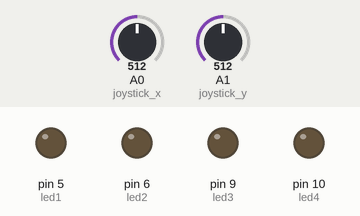
This sketch was run on a simulated Arduino Uno, built with avr-gcc and run on an emulated ATmega328P. Parts: output pins drawn as LEDs (lit = HIGH). The inputs (shaded band) are chosen by the test bench; at power-on: A0 (joystick_x) = 512, A1 (joystick_y) = 512.

Above: at 1.2 s.
1.3 s: A0 (joystick_x) set to 538
2.8 s: A0 (joystick_x) set to 558
At 3.1 s:
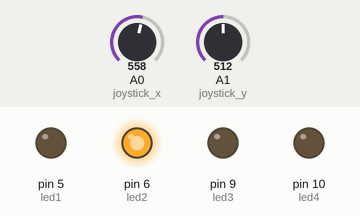
4.3 s: A0 (joystick_x) set to 306
At 5.5 s:
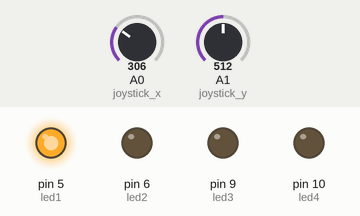
5.8 s: A0 (joystick_x) set to 465
7.3 s: A0 (joystick_x) set to 495
At 8.5 s:
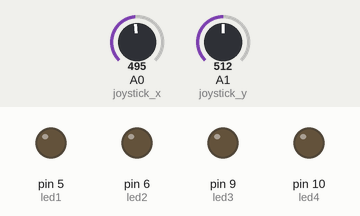
8.8 s: A1 (joystick_y) set to 560
At 10.0 s:
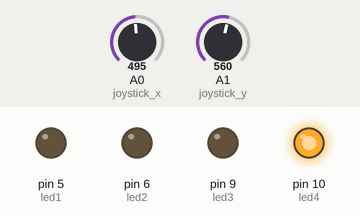
Timing chart, 0 to 11.3 s (numbered marks = the images above; inputs shaded):
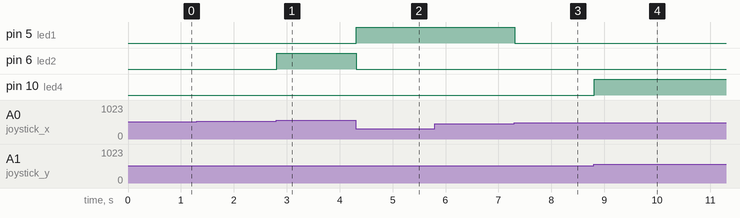

Measured:
- the behaviour switches between 545 and 546 on A0 (joystick_x) (found by bisection; images 0 and 1)
- the behaviour switches between 483 and 484 on A0 (joystick_x) (found by bisection; images 2 and 3)
- the behaviour switches between 545 and 546 on A1 (joystick_y) (found by bisection; images 3 and 4)
- after the input at 1.3 s, every drawn part: stays the same
- after the input at 2.8 s, pin 6 (led2): LOW → HIGH at once
- after the input at 4.3 s, pin 5 (led1): LOW → HIGH at once; pin 6 (led2): HIGH → LOW at once
- after the input at 5.8 s, every drawn part: stays the same
- after the input at 7.3 s, pin 5 (led1): HIGH → LOW at once
- after the input at 8.8 s, pin 10 (led4): LOW → HIGH at once

The sketch:

Joystick.ino
```cpp
int led1 = 5;
int led2 = 6;
int led3 = 9;
int led4 = 10;

// define joystick pins
int joystick_x = A0;
int joystick_y = A1;

//read values from the analog pin
int joystick_xvalue = 0;
int joystick_yvalue = 0;

void setup() {
  // put your setup code here, to run once:
  pinMode(led1, OUTPUT);
  pinMode(led2, OUTPUT);
  pinMode(led3, OUTPUT);
  pinMode(led4, OUTPUT);
  pinMode(joystick_x, INPUT);
  pinMode(joystick_y, INPUT);

}

void loop() {
  // put your main code here, to run repeatedly:

  joystick_xvalue = 0;
  joystick_yvalue = 0;

  //read values from joystick_x
  joystick_xvalue = analogRead(joystick_x);
  joystick_xvalue = map (joystick_xvalue, 0, 1023, -90, 90);

  //read values from joystick_y
  joystick_yvalue = analogRead(joystick_y);
  joystick_yvalue = map (joystick_yvalue, 0, 1023, -90, 90);

  if(joystick_xvalue < -5){
    digitalWrite(led1, HIGH);
    digitalWrite(led2, LOW);
    digitalWrite(led3, LOW);
    digitalWrite(led4, LOW);
  }
  else if(joystick_xvalue > 5){
    digitalWrite(led1, LOW);
    digitalWrite(led2, HIGH);
    digitalWrite(led3, LOW);
    digitalWrite(led4, LOW);
  }
  else if(joystick_yvalue < -5){
    digitalWrite(led1, LOW);
    digitalWrite(led2, LOW);
    digitalWrite(led3, HIGH);
    digitalWrite(led4, LOW);
  }
  else if(joystick_yvalue > 5){
    digitalWrite(led1, LOW);
    digitalWrite(led2, LOW);
    digitalWrite(led3, LOW);
    digitalWrite(led4, HIGH);
  }
  else{
    digitalWrite(led1, LOW);
    digitalWrite(led2, LOW);
    digitalWrite(led3, LOW);
    digitalWrite(led4, LOW);
  }

  delay(15);
}
```
